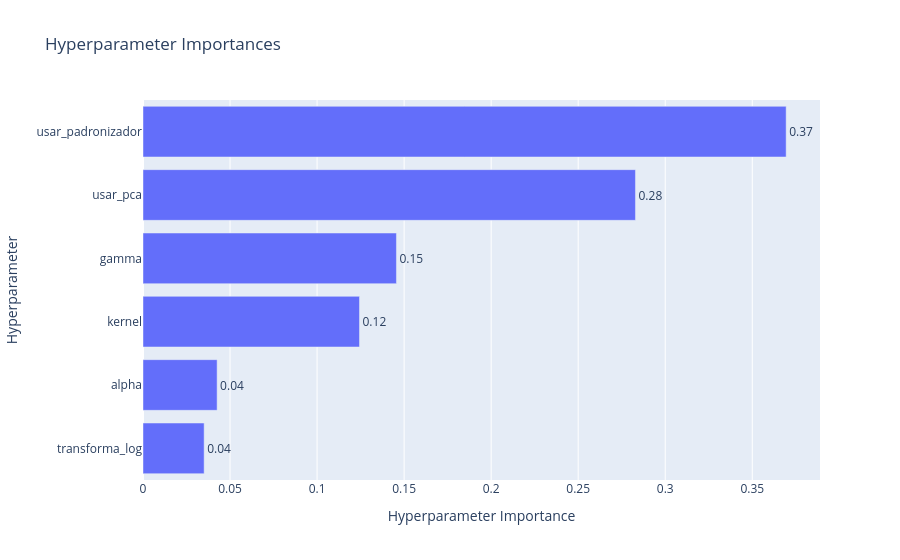

Here is the notebook cell this chart was saved with:
### Code cell
vis.plot_param_importances(estudo_hpc)

### Figure 1 — Plotly figure (JSON) as saved in the notebook; plotly's stock layout.template omitted (floating-point values rounded to 4 significant figures)
{"data": [{"cliponaxis": false, "hovertemplate": ["transforma_log (CategoricalDistribution): 0.03512301234710071<extra></extra>", "alpha (FloatDistribution): 0.042577887044712825<extra></extra>", "kernel (CategoricalDistribution): 0.12436547492622096<extra></extra>", "gamma (FloatDistribution): 0.1455895108274138<extra></extra>", "usar_pca (CategoricalDistribution): 0.28288920507399606<extra></extra>", "usar_padronizador (CategoricalDistribution): 0.36945490978055545<extra></extra>"], "name": "Objective Value", "orientation": "h", "text": ["0.04", "0.04", "0.12", "0.15", "0.28", "0.37"], "textposition": "outside", "type": "bar", "x": [0.03512, 0.04258, 0.1244, 0.1456, 0.2829, 0.3695], "y": ["transforma_log", "alpha", "kernel", "gamma", "usar_pca", "usar_padronizador"]}], "layout": {"title": {"text": "Hyperparameter Importances"}, "xaxis": {"title": {"text": "Hyperparameter Importance"}}, "yaxis": {"title": {"text": "Hyperparameter"}}}}
